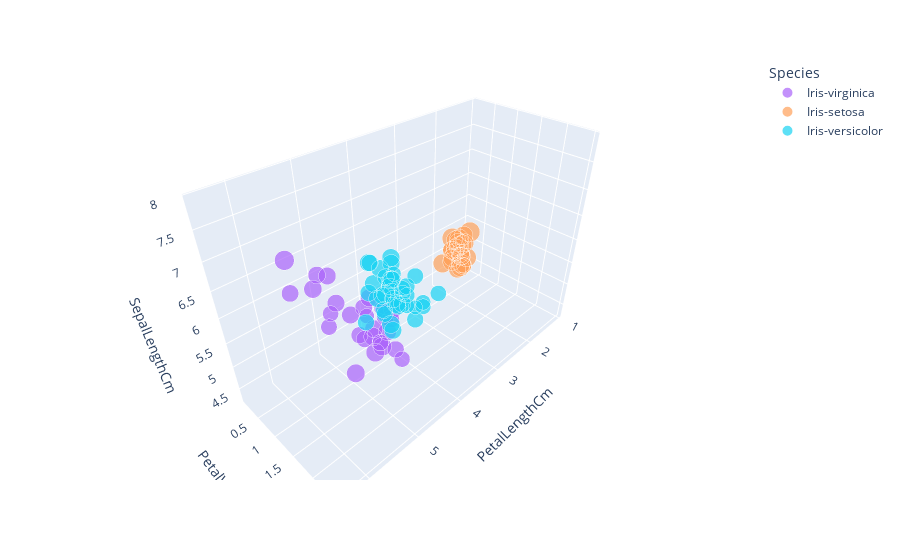

Here is the notebook cell this chart was saved with:
### Code cell
n=int(0.60*len(df))
uniformsampled_df_t1=sampler1_1(n,df)
plot3D(uniformsampled_df_t1,'PetalLengthCm','PetalWidthCm','SepalLengthCm',size='SepalWidthCm',color='Species')

### Figure 1 — Plotly figure (JSON) as saved in the notebook; plotly's stock layout.template omitted (floating-point values rounded to 4 significant figures)
{"data": [{"hovertemplate": "Species=Iris-virginica<br>PetalLengthCm=%{x}<br>PetalWidthCm=%{y}<br>SepalLengthCm=%{z}<br>SepalWidthCm=%{marker.size}<extra></extra>", "legendgroup": "Iris-virginica", "marker": {"color": "#ab63fa", "size": [3.4, 3.4, 2.8, 3.1, 3, 2.5, 3, 3, 3, 2.8, 3.2, 3.2, 2.7, 3.2, 3.3, 2.2, 3.8, 2.8, 3.3, 3, 2.7, 2.7, 3, 3.1, 3, 2.9, 3, 2.6, 2.5], "sizemode": "area", "sizeref": 0.01025, "symbol": "circle"}, "mode": "markers", "name": "Iris-virginica", "scene": "scene", "showlegend": true, "type": "scatter3d", "x": [5.6, 5.4, 4.9, 5.6, 6.1, 5.8, 4.8, 5.9, 5.5, 5.6, 5.3, 6, 4.9, 5.1, 5.7, 5, 6.4, 5.6, 6, 5.2, 5.1, 5.1, 5.5, 5.4, 5.8, 6.3, 4.9, 5.6, 4.5], "y": [2.4, 2.3, 2, 2.4, 2.3, 1.8, 1.8, 2.1, 2.1, 2.2, 2.3, 1.8, 1.8, 2, 2.5, 1.5, 2, 2.1, 2.5, 2.3, 1.9, 1.9, 1.8, 2.1, 1.6, 1.8, 1.8, 1.4, 1.7], "z": [6.3, 6.2, 5.6, 6.7, 7.7, 6.7, 6, 7.1, 6.8, 6.4, 6.4, 7.2, 6.3, 6.5, 6.7, 6, 7.9, 6.4, 6.3, 6.7, 5.8, 5.8, 6.5, 6.9, 7.2, 7.3, 6.1, 6.1, 4.9]}, {"hovertemplate": "Species=Iris-setosa<br>PetalLengthCm=%{x}<br>PetalWidthCm=%{y}<br>SepalLengthCm=%{z}<br>SepalWidthCm=%{marker.size}<extra></extra>", "legendgroup": "Iris-setosa", "marker": {"color": "#FFA15A", "size": [4.1, 3.2, 3.1, 3.9, 3.2, 3.2, 3.4, 3.5, 3.1, 3.4, 2.9, 3.6, 3.2, 3.5, 3.4, 3.4, 3, 3, 3.4, 3.5, 3, 3.5, 3.3, 2.3, 3.1], "sizemode": "area", "sizeref": 0.01025, "symbol": "circle"}, "mode": "markers", "name": "Iris-setosa", "scene": "scene", "showlegend": true, "type": "scatter3d", "x": [1.5, 1.3, 1.6, 1.3, 1.3, 1.6, 1.4, 1.4, 1.5, 1.5, 1.4, 1.4, 1.2, 1.5, 1.5, 1.9, 1.4, 1.4, 1.4, 1.6, 1.1, 1.4, 1.7, 1.3, 1.5], "y": [0.1, 0.2, 0.2, 0.4, 0.2, 0.2, 0.2, 0.2, 0.1, 0.2, 0.2, 0.2, 0.2, 0.2, 0.4, 0.2, 0.1, 0.3, 0.3, 0.6, 0.1, 0.3, 0.5, 0.3, 0.1], "z": [5.2, 4.4, 4.8, 5.4, 4.7, 4.7, 5.2, 5.1, 4.9, 5, 4.4, 5, 5, 5.2, 5.4, 4.8, 4.8, 4.8, 4.6, 5, 4.3, 5.1, 5.1, 4.5, 4.9]}, {"hovertemplate": "Species=Iris-versicolor<br>PetalLengthCm=%{x}<br>PetalWidthCm=%{y}<br>SepalLengthCm=%{z}<br>SepalWidthCm=%{marker.size}<extra></extra>", "legendgroup": "Iris-versicolor", "marker": {"color": "#19d3f3", "size": [2.7, 2.8, 3.2, 2.6, 3, 2.9, 2.4, 3.1, 3, 3.2, 2.6, 2.4, 3.1, 3.4, 2.2, 2.5, 2.6, 2.8, 2, 2.5, 3.1, 2.3, 3, 2.8, 2.7, 2.7, 2.7, 2.9, 2.7, 2.8, 2.2, 3, 3, 3.3, 3, 2.3], "sizemode": "area", "sizeref": 0.01025, "symbol": "circle"}, "mode": "markers", "name": "Iris-versicolor", "scene": "scene", "showlegend": true, "type": "scatter3d", "x": [4.1, 4.6, 4.5, 3.5, 4.2, 4.7, 3.3, 4.7, 4.4, 4.8, 4.4, 3.8, 4.4, 4.5, 4, 3.9, 4, 4.7, 3.5, 3, 4.9, 3.3, 4.5, 4.5, 3.9, 5.1, 3.9, 4.3, 4.2, 4.8, 4.5, 4.1, 5, 4.7, 4.6, 4], "y": [1, 1.5, 1.5, 1, 1.2, 1.4, 1, 1.5, 1.4, 1.8, 1.2, 1.1, 1.4, 1.6, 1, 1.1, 1.2, 1.2, 1, 1.1, 1.5, 1, 1.5, 1.3, 1.4, 1.6, 1.2, 1.3, 1.3, 1.4, 1.5, 1.3, 1.7, 1.6, 1.4, 1.3], "z": [5.8, 6.5, 6.4, 5.7, 5.7, 6.1, 4.9, 6.7, 6.6, 5.9, 5.5, 5.5, 6.7, 6, 6, 5.6, 5.8, 6.1, 5, 5.1, 6.9, 5, 5.4, 5.7, 5.2, 6, 5.8, 6.2, 5.6, 6.8, 6.2, 5.6, 6.7, 6.3, 6.1, 5.5]}], "layout": {"legend": {"itemsizing": "constant", "title": {"text": "Species"}, "tracegroupgap": 0}, "margin": {"t": 60}, "scene": {"domain": {"x": [0, 1], "y": [0, 1]}, "xaxis": {"title": {"text": "PetalLengthCm"}}, "yaxis": {"title": {"text": "PetalWidthCm"}}, "zaxis": {"title": {"text": "SepalLengthCm"}}}}}
